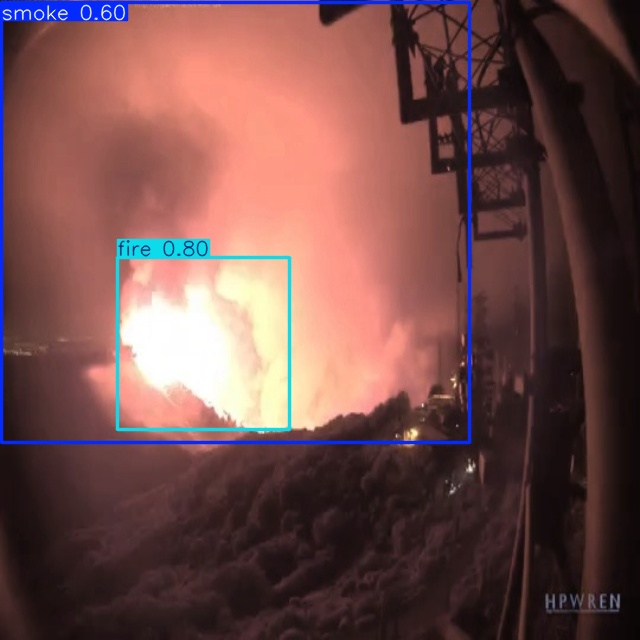
#> input picture about_model/sample_test_predictions/PublicDataset01073.jpg, 640 x 640 px
$ python -i utils.py   (imports and definitions only)
#> lines starting #> are read from the running program, lines starting #| are printed output that depends on the picture
#> further down, picture is the input picture: shape (640, 640, 3); mean B, G, R 75, 76.9, 114.1
import cv2
import numpy as np
import subprocess
import os

class FumeWatchProcessor:
    def __init__(self, target_size=(640, 640)):
        self.target_size = target_size

    def preprocess_image(self, image: np.ndarray) -> np.ndarray:
        """
        resize -> reduce saturation via HSV -> return processed image
        """
        # 1. Resize
        resized_img = cv2.resize(image, self.target_size)

        # 2. Reduce saturation via HSV
        hsv = cv2.cvtColor(resized_img, cv2.COLOR_BGR2HSV)
#> hsv: shape (640, 640, 3); mean H, S, V 46.5, 110.4, 120.1
        hsv[:, :, 1] = np.clip(hsv[:, :, 1] * 0.6, 0, 255)
#> hsv: shape (640, 640, 3); mean H, S, V 46.5, 65.9, 120.1
        processed_img = cv2.cvtColor(hsv, cv2.COLOR_HSV2BGR)
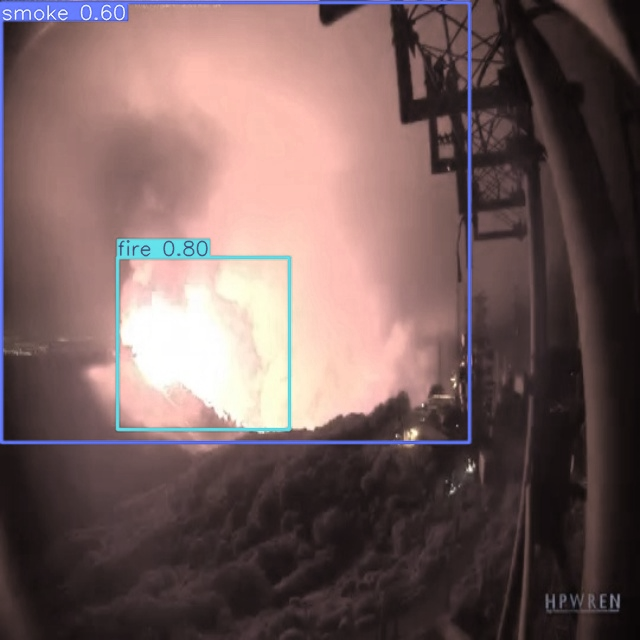
#> processed_img: shape (640, 640, 3); mean B, G, R 92.8, 93.9, 116.5

        return processed_img

    # [131 lines left out: functions predict_image, process_video, show_box, not called in this run]

>>> import cv2
>>> picture = cv2.imread('about_model/sample_test_predictions/PublicDataset01073.jpg')
>>> result = FumeWatchProcessor().preprocess_image(picture)

$ run again, on about_model/sample_test_predictions/PublicDataset01212.jpg
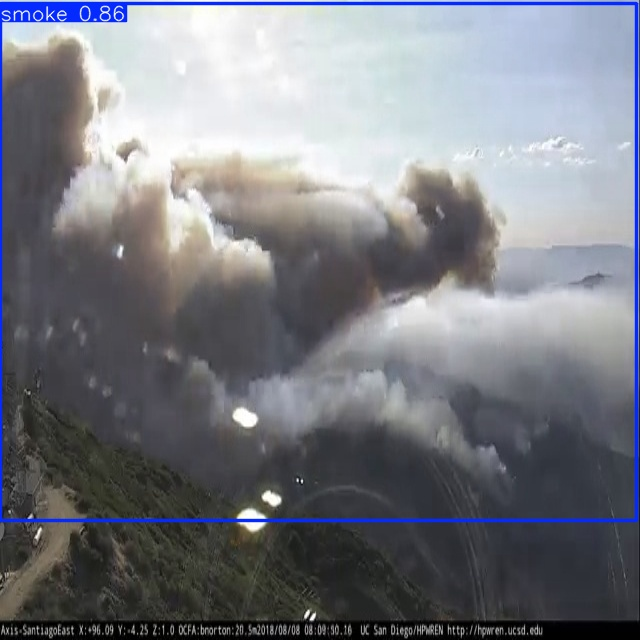
#> input picture about_model/sample_test_predictions/PublicDataset01212.jpg, 640 x 640 px
#> picture is the input picture: shape (640, 640, 3); mean B, G, R 130.4, 123.2, 121
#> in preprocess_image, `processed_img = cv2.cvtColor(hsv, cv2.COLOR_HSV2BGR)`:
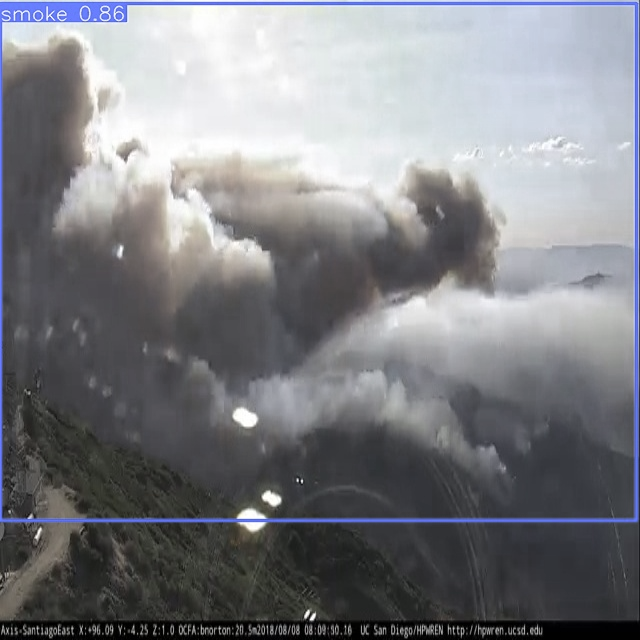
#> processed_img: shape (640, 640, 3); mean B, G, R 131.6, 127.1, 125.9
